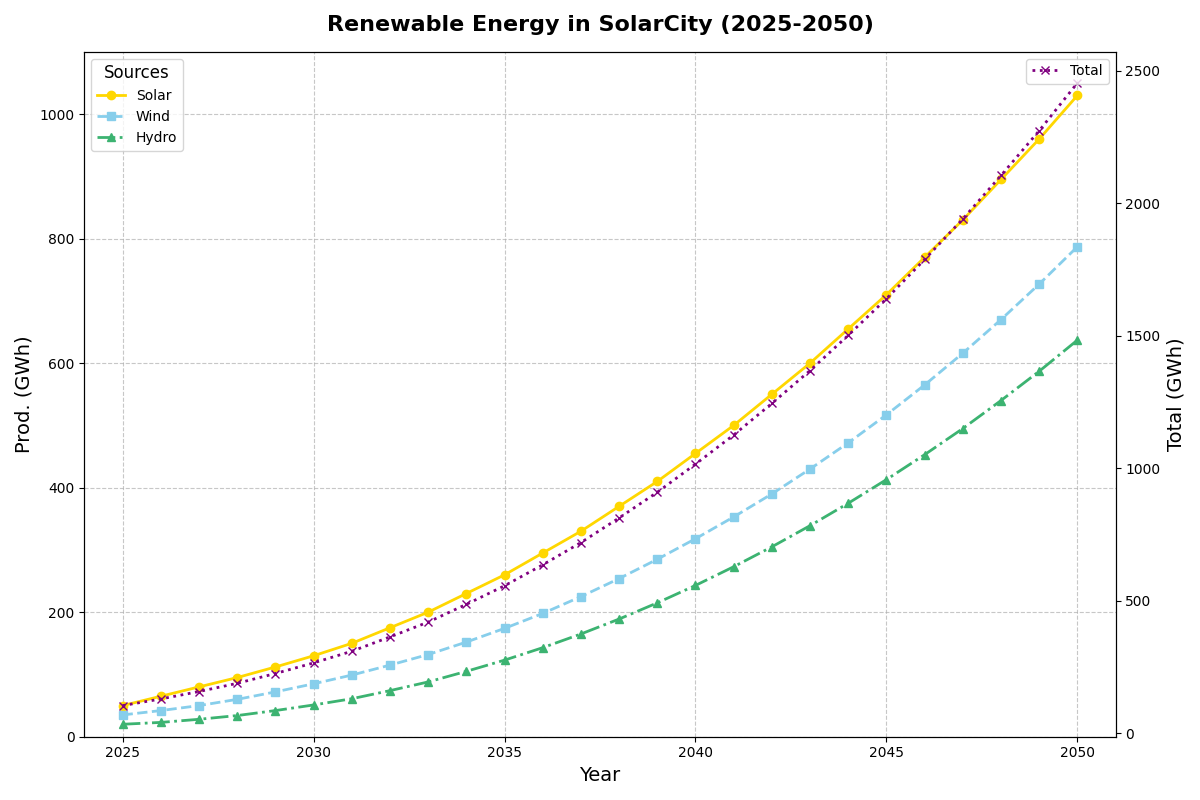

Here is the Python script that generated this plot:
import matplotlib.pyplot as plt
import numpy as np

# Define the time points (years)
years = np.arange(2025, 2051)

# Define energy production data for each renewable source
solar_energy = np.array([50, 65, 80, 95, 112, 130, 150, 175, 200, 230, 260, 295, 330, 370, 410, 455, 500, 550, 600, 655, 710, 770, 830, 895, 960, 1030])
wind_energy = np.array([35, 42, 50, 60, 72, 85, 99, 115, 132, 152, 174, 198, 225, 254, 285, 318, 353, 390, 430, 472, 517, 565, 616, 670, 727, 787])
hydro_energy = np.array([20, 23, 28, 34, 42, 51, 61, 74, 88, 105, 123, 143, 165, 189, 215, 243, 273, 305, 339, 375, 413, 453, 495, 540, 587, 637])

# Create the figure and subplots
fig, ax1 = plt.subplots(figsize=(12, 8))

# Plot the line chart for each energy source
ax1.plot(years, solar_energy, label='Solar', marker='o', linestyle='-', linewidth=2, color='gold')
ax1.plot(years, wind_energy, label='Wind', marker='s', linestyle='--', linewidth=2, color='skyblue')
ax1.plot(years, hydro_energy, label='Hydro', marker='^', linestyle='-.', linewidth=2, color='mediumseagreen')

# Add titles and labels with shortened text
ax1.set_title('Renewable Energy in SolarCity (2025-2050)', fontsize=16, fontweight='bold', pad=15)
ax1.set_xlabel('Year', fontsize=14)
ax1.set_ylabel('Prod. (GWh)', fontsize=14)
ax1.grid(True, linestyle='--', alpha=0.7)

# Set axis limits
ax1.set_xlim(2024, 2051)
ax1.set_ylim(0, 1100)

# Add a legend
ax1.legend(title='Sources', title_fontsize=12, fontsize=10, loc='upper left')

# Introduce a secondary subplot - predicting total renewable energy production
total_energy = solar_energy + wind_energy + hydro_energy

# Create a secondary y-axis
ax2 = ax1.twinx()
ax2.plot(years, total_energy, label='Total', color='purple', linestyle=':', linewidth=2, marker='x')

# Add secondary y-axis label
ax2.set_ylabel('Total (GWh)', fontsize=14)
ax2.legend(loc='upper right', fontsize=10)

# Adjust layout to avoid overlap
plt.tight_layout()

# Display the plot
plt.show()
